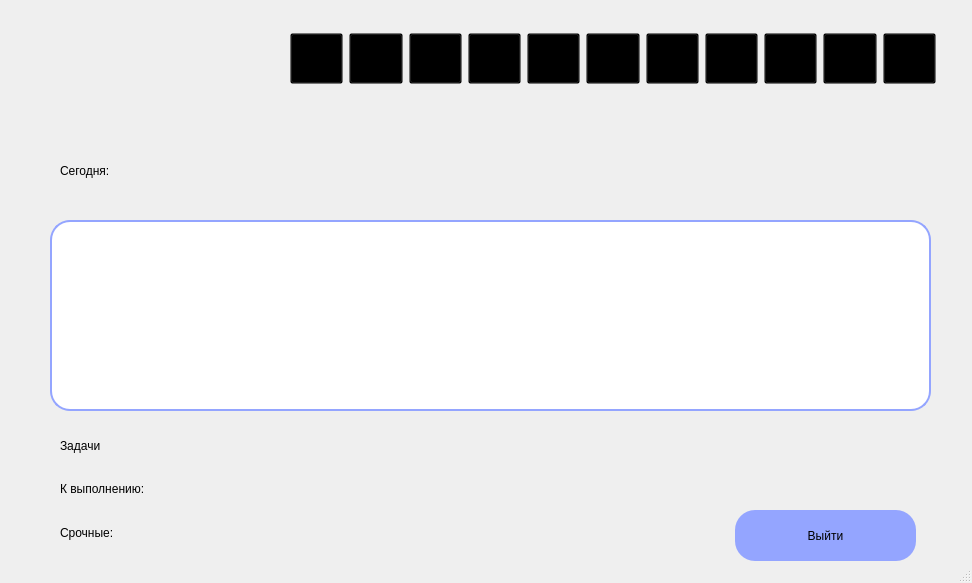
<?xml version="1.0" encoding="UTF-8"?>
<ui version="4.0">
 <class>MainWindow</class>
 <widget class="QMainWindow" name="MainWindow">
  <property name="geometry">
   <rect>
    <x>0</x>
    <y>0</y>
    <width>972</width>
    <height>583</height>
   </rect>
  </property>
  <property name="windowTitle">
   <string>Главное окно</string>
  </property>
  <property name="windowIcon">
   <iconset>
    <normaloff>../crm/res/nglogo.png</normaloff>../crm/res/nglogo.png</iconset>
  </property>
  <property name="styleSheet">
   <string notr="true">background-image: url(res/gradient.png);</string>
  </property>
  <widget class="QWidget" name="centralwidget">
   <widget class="QWidget" name="widget" native="true">
    <property name="geometry">
     <rect>
      <x>280</x>
      <y>20</y>
      <width>671</width>
      <height>71</height>
     </rect>
    </property>
    <property name="styleSheet">
     <string notr="true">
 background: transparent !important;</string>
    </property>
    <widget class="QWidget" name="layoutWidget">
     <property name="geometry">
      <rect>
       <x>10</x>
       <y>10</y>
       <width>646</width>
       <height>57</height>
      </rect>
     </property>
     <layout class="QHBoxLayout" name="horizontalLayout_2">
      <item>
       <widget class="QPushButton" name="home">
        <property name="minimumSize">
         <size>
          <width>51</width>
          <height>51</height>
         </size>
        </property>
        <property name="styleSheet">
         <string notr="true">
 background: transparent !important;</string>
        </property>
        <property name="text">
         <string/>
        </property>
        <property name="icon">
         <iconset>
          <normaloff>res/house.png</normaloff>res/house.png</iconset>
        </property>
        <property name="iconSize">
         <size>
          <width>51</width>
          <height>51</height>
         </size>
        </property>
       </widget>
      </item>
      <item>
       <widget class="QPushButton" name="deal">
        <property name="minimumSize">
         <size>
          <width>51</width>
          <height>51</height>
         </size>
        </property>
        <property name="styleSheet">
         <string notr="true">
 background: transparent !important;</string>
        </property>
        <property name="text">
         <string/>
        </property>
        <property name="icon">
         <iconset>
          <normaloff>res/deal.png</normaloff>res/deal.png</iconset>
        </property>
        <property name="iconSize">
         <size>
          <width>51</width>
          <height>51</height>
         </size>
        </property>
       </widget>
      </item>
      <item>
       <widget class="QPushButton" name="date">
        <property name="minimumSize">
         <size>
          <width>51</width>
          <height>51</height>
         </size>
        </property>
        <property name="styleSheet">
         <string notr="true">
 background: transparent !important;</string>
        </property>
        <property name="text">
         <string/>
        </property>
        <property name="icon">
         <iconset>
          <normaloff>res/calendar.png</normaloff>res/calendar.png</iconset>
        </property>
        <property name="iconSize">
         <size>
          <width>51</width>
          <height>51</height>
         </size>
        </property>
       </widget>
      </item>
      <item>
       <widget class="QPushButton" name="task">
        <property name="minimumSize">
         <size>
          <width>51</width>
          <height>51</height>
         </size>
        </property>
        <property name="styleSheet">
         <string notr="true">
 background: transparent !important;</string>
        </property>
        <property name="text">
         <string/>
        </property>
        <property name="icon">
         <iconset>
          <normaloff>res/task.png</normaloff>res/task.png</iconset>
        </property>
        <property name="iconSize">
         <size>
          <width>51</width>
          <height>51</height>
         </size>
        </property>
       </widget>
      </item>
      <item>
       <widget class="QPushButton" name="client">
        <property name="minimumSize">
         <size>
          <width>51</width>
          <height>51</height>
         </size>
        </property>
        <property name="contextMenuPolicy">
         <enum>Qt::NoContextMenu</enum>
        </property>
        <property name="styleSheet">
         <string notr="true">
 background: transparent !important;</string>
        </property>
        <property name="text">
         <string/>
        </property>
        <property name="icon">
         <iconset>
          <normaloff>res/client.png</normaloff>res/client.png</iconset>
        </property>
        <property name="iconSize">
         <size>
          <width>51</width>
          <height>51</height>
         </size>
        </property>
       </widget>
      </item>
      <item>
       <widget class="QPushButton" name="empl">
        <property name="minimumSize">
         <size>
          <width>51</width>
          <height>51</height>
         </size>
        </property>
        <property name="styleSheet">
         <string notr="true">
 background: transparent !important;</string>
        </property>
        <property name="text">
         <string/>
        </property>
        <property name="icon">
         <iconset>
          <normaloff>res/emp.png</normaloff>res/emp.png</iconset>
        </property>
        <property name="iconSize">
         <size>
          <width>51</width>
          <height>51</height>
         </size>
        </property>
       </widget>
      </item>
      <item>
       <widget class="QPushButton" name="chat">
        <property name="minimumSize">
         <size>
          <width>51</width>
          <height>51</height>
         </size>
        </property>
        <property name="styleSheet">
         <string notr="true">
 background: transparent !important;</string>
        </property>
        <property name="text">
         <string/>
        </property>
        <property name="icon">
         <iconset>
          <normaloff>res/chat.png</normaloff>res/chat.png</iconset>
        </property>
        <property name="iconSize">
         <size>
          <width>51</width>
          <height>51</height>
         </size>
        </property>
       </widget>
      </item>
      <item>
       <widget class="QPushButton" name="ana">
        <property name="minimumSize">
         <size>
          <width>51</width>
          <height>51</height>
         </size>
        </property>
        <property name="styleSheet">
         <string notr="true">
 background: transparent !important;</string>
        </property>
        <property name="text">
         <string/>
        </property>
        <property name="icon">
         <iconset>
          <normaloff>res/an.png</normaloff>res/an.png</iconset>
        </property>
        <property name="iconSize">
         <size>
          <width>51</width>
          <height>51</height>
         </size>
        </property>
       </widget>
      </item>
      <item>
       <widget class="QPushButton" name="sett">
        <property name="minimumSize">
         <size>
          <width>51</width>
          <height>51</height>
         </size>
        </property>
        <property name="styleSheet">
         <string notr="true">
 background: transparent !important;</string>
        </property>
        <property name="text">
         <string/>
        </property>
        <property name="icon">
         <iconset>
          <normaloff>res/set.png</normaloff>res/set.png</iconset>
        </property>
        <property name="iconSize">
         <size>
          <width>51</width>
          <height>51</height>
         </size>
        </property>
       </widget>
      </item>
      <item>
       <widget class="QPushButton" name="notification">
        <property name="minimumSize">
         <size>
          <width>51</width>
          <height>51</height>
         </size>
        </property>
        <property name="styleSheet">
         <string notr="true">
 background: transparent !important;</string>
        </property>
        <property name="text">
         <string/>
        </property>
        <property name="icon">
         <iconset>
          <normaloff>res/uved.png</normaloff>res/uved.png</iconset>
        </property>
        <property name="iconSize">
         <size>
          <width>51</width>
          <height>51</height>
         </size>
        </property>
       </widget>
      </item>
      <item>
       <widget class="QPushButton" name="help">
        <property name="minimumSize">
         <size>
          <width>51</width>
          <height>51</height>
         </size>
        </property>
        <property name="styleSheet">
         <string notr="true">
 background: transparent !important;</string>
        </property>
        <property name="text">
         <string/>
        </property>
        <property name="icon">
         <iconset>
          <normaloff>res/que.png</normaloff>res/que.png</iconset>
        </property>
        <property name="iconSize">
         <size>
          <width>51</width>
          <height>51</height>
         </size>
        </property>
       </widget>
      </item>
     </layout>
    </widget>
   </widget>
   <widget class="QWidget" name="widget_2" native="true">
    <property name="geometry">
     <rect>
      <x>50</x>
      <y>220</y>
      <width>881</width>
      <height>191</height>
     </rect>
    </property>
    <property name="styleSheet">
     <string notr="true">border-radius: 20px;                     /* &lt;----  20px  */ 
border: 2px solid #94a5ff;
background: rgb(255, 255, 255);
font: 500 14pt &quot;Segoe UI&quot;;
</string>
    </property>
   </widget>
   <widget class="QLabel" name="label">
    <property name="geometry">
     <rect>
      <x>10</x>
      <y>20</y>
      <width>261</width>
      <height>81</height>
     </rect>
    </property>
    <property name="styleSheet">
     <string notr="true"/>
    </property>
    <property name="text">
     <string/>
    </property>
    <property name="pixmap">
     <pixmap>res/ngname.png</pixmap>
    </property>
   </widget>
   <widget class="QWidget" name="widget_3" native="true">
    <property name="geometry">
     <rect>
      <x>50</x>
      <y>140</y>
      <width>261</width>
      <height>61</height>
     </rect>
    </property>
    <property name="styleSheet">
     <string notr="true">    background: transparent !important;</string>
    </property>
    <widget class="QWidget" name="layoutWidget">
     <property name="geometry">
      <rect>
       <x>10</x>
       <y>10</y>
       <width>241</width>
       <height>41</height>
      </rect>
     </property>
     <layout class="QHBoxLayout" name="horizontalLayout">
      <item>
       <widget class="QLabel" name="label_2">
        <property name="minimumSize">
         <size>
          <width>111</width>
          <height>31</height>
         </size>
        </property>
        <property name="maximumSize">
         <size>
          <width>111</width>
          <height>31</height>
         </size>
        </property>
        <property name="styleSheet">
         <string notr="true">background: transparent !important;
font: 500 18pt &quot;Segoe UI&quot;;
</string>
        </property>
        <property name="text">
         <string>Сегодня:</string>
        </property>
       </widget>
      </item>
      <item>
       <widget class="QLabel" name="datenow">
        <property name="styleSheet">
         <string notr="true">background: transparent !important;
font: 500 18pt &quot;Segoe UI&quot;;</string>
        </property>
        <property name="text">
         <string/>
        </property>
       </widget>
      </item>
     </layout>
    </widget>
   </widget>
   <widget class="QWidget" name="widget_4" native="true">
    <property name="geometry">
     <rect>
      <x>50</x>
      <y>420</y>
      <width>201</width>
      <height>141</height>
     </rect>
    </property>
    <property name="styleSheet">
     <string notr="true">    background: transparent !important;</string>
    </property>
    <widget class="QWidget" name="layoutWidget">
     <property name="geometry">
      <rect>
       <x>10</x>
       <y>50</y>
       <width>171</width>
       <height>81</height>
      </rect>
     </property>
     <layout class="QVBoxLayout" name="verticalLayout">
      <item>
       <layout class="QHBoxLayout" name="horizontalLayout_3">
        <item>
         <widget class="QLabel" name="label_6">
          <property name="minimumSize">
           <size>
            <width>111</width>
            <height>31</height>
           </size>
          </property>
          <property name="maximumSize">
           <size>
            <width>111</width>
            <height>31</height>
           </size>
          </property>
          <property name="styleSheet">
           <string notr="true">background: transparent !important;
font: 500 12pt &quot;Segoe UI&quot;;
</string>
          </property>
          <property name="text">
           <string>К выполнению:</string>
          </property>
         </widget>
        </item>
        <item>
         <widget class="QLabel" name="task_do">
          <property name="styleSheet">
           <string notr="true">background: transparent !important;
font: 500 12pt &quot;Segoe UI&quot;;
</string>
          </property>
          <property name="text">
           <string/>
          </property>
         </widget>
        </item>
       </layout>
      </item>
      <item>
       <layout class="QHBoxLayout" name="horizontalLayout_4">
        <item>
         <widget class="QLabel" name="label_7">
          <property name="minimumSize">
           <size>
            <width>111</width>
            <height>31</height>
           </size>
          </property>
          <property name="maximumSize">
           <size>
            <width>111</width>
            <height>31</height>
           </size>
          </property>
          <property name="styleSheet">
           <string notr="true">background: transparent !important;
font: 500 12pt &quot;Segoe UI&quot;;
</string>
          </property>
          <property name="text">
           <string>Срочные:</string>
          </property>
         </widget>
        </item>
        <item>
         <widget class="QLabel" name="task_sos">
          <property name="styleSheet">
           <string notr="true">background: transparent !important;
font: 500 12pt &quot;Segoe UI&quot;;
</string>
          </property>
          <property name="text">
           <string/>
          </property>
         </widget>
        </item>
       </layout>
      </item>
     </layout>
    </widget>
    <widget class="QLabel" name="label_5">
     <property name="geometry">
      <rect>
       <x>10</x>
       <y>10</y>
       <width>111</width>
       <height>31</height>
      </rect>
     </property>
     <property name="minimumSize">
      <size>
       <width>111</width>
       <height>31</height>
      </size>
     </property>
     <property name="maximumSize">
      <size>
       <width>111</width>
       <height>31</height>
      </size>
     </property>
     <property name="styleSheet">
      <string notr="true">background: transparent !important;
font: 500 18pt &quot;Segoe UI&quot;;
</string>
     </property>
     <property name="text">
      <string>Задачи</string>
     </property>
    </widget>
   </widget>
   <widget class="QWidget" name="widget_5" native="true">
    <property name="geometry">
     <rect>
      <x>700</x>
      <y>440</y>
      <width>241</width>
      <height>131</height>
     </rect>
    </property>
    <property name="styleSheet">
     <string notr="true">    background: transparent !important;</string>
    </property>
    <widget class="QWidget" name="layoutWidget">
     <property name="geometry">
      <rect>
       <x>10</x>
       <y>10</y>
       <width>231</width>
       <height>111</height>
      </rect>
     </property>
     <layout class="QVBoxLayout" name="verticalLayout_2">
      <item>
       <widget class="QLabel" name="profil">
        <property name="styleSheet">
         <string notr="true">background: transparent !important;
font: 500 12pt &quot;Segoe UI&quot;;
</string>
        </property>
        <property name="text">
         <string>&lt;html&gt;&lt;head/&gt;&lt;body&gt;&lt;p align=&quot;center&quot;&gt;&lt;br/&gt;&lt;/p&gt;&lt;/body&gt;&lt;/html&gt;</string>
        </property>
       </widget>
      </item>
      <item alignment="Qt::AlignHCenter">
       <widget class="QPushButton" name="pushButton_2">
        <property name="minimumSize">
         <size>
          <width>181</width>
          <height>51</height>
         </size>
        </property>
        <property name="maximumSize">
         <size>
          <width>181</width>
          <height>51</height>
         </size>
        </property>
        <property name="styleSheet">
         <string notr="true">QPushButton{
font: 625 14pt &quot;Segoe UI&quot;;
background: #94a5ff;
border-radius: 20px;   
                  /* &lt;----  20px  */ 
}

QPushButton:hover {
	background:#E1E5FF;
}

QPushButton:pressed {
	background: #717ec3;
}</string>
        </property>
        <property name="text">
         <string>Выйти</string>
        </property>
       </widget>
      </item>
     </layout>
    </widget>
   </widget>
  </widget>
  <widget class="QStatusBar" name="statusbar"/>
 </widget>
 <resources>
  <include location="ress.qrc"/>
  <include location="ress.qrc"/>
 </resources>
 <connections/>
</ui>
